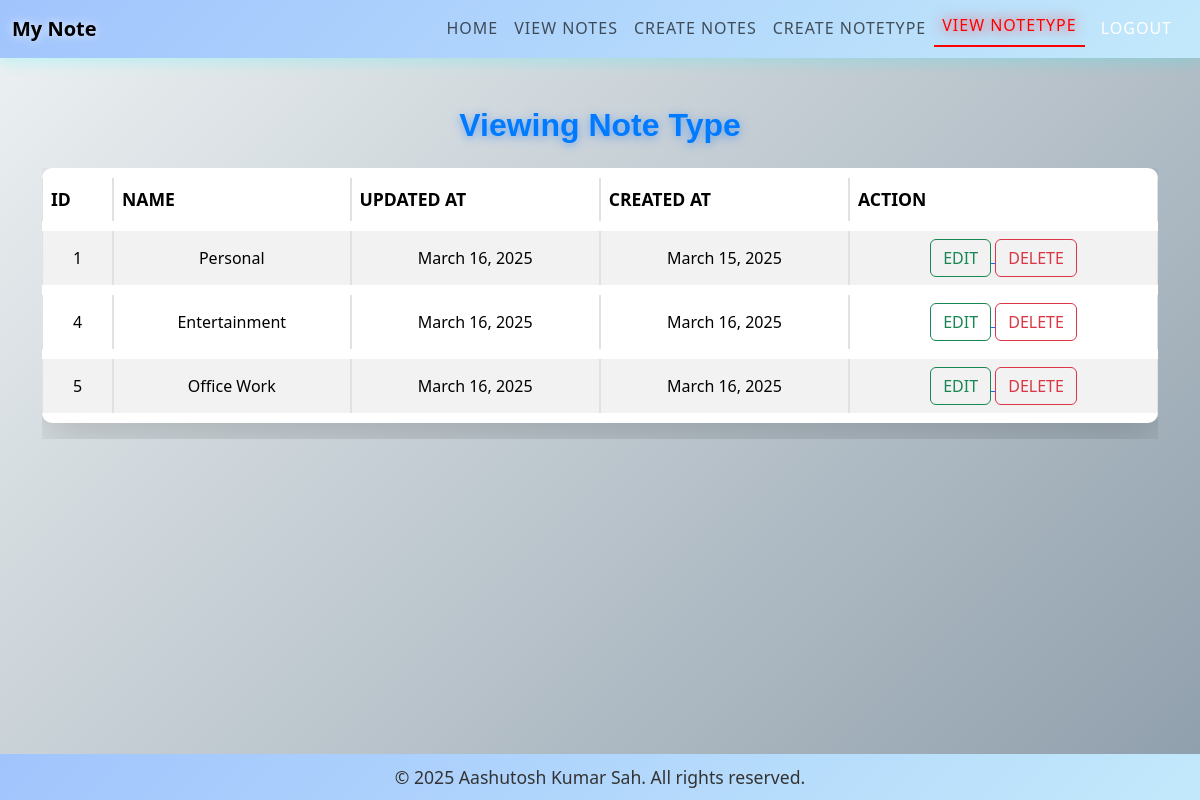
The page /view_notetype/ (signed in) on the database its author committed.
### base/models.py (models this page shows)
class NoteType(models.Model):
    name = models.CharField(max_length=200)
    created_at = models.DateField( auto_now_add=True)
    updated_at = models.DateField( auto_now=True)

### base/views.py (the view)
# urls.py: path('view_notetype/', view_notetype, name='view_notetype'),
@login_required
def view_notetype(request):
    note_type = NoteType.objects.all()
    return render(request, 'view_notetype.html', context={'NoteType': note_type})

### templates/view_notetype.html
{% include "header.html" %}
<div class="container mt-5">
    <h1 class="mb-4 text-center title">Viewing Note Type</h1>
    <div class="table-responsive">
        <table class="table table-striped table-bordered table-hover shadow-lg">
            <thead class="thead-light">
                <tr>
                    <th scope="col">Id</th>
                    <th scope="col">Name</th>
                    <th scope="col">Updated At</th>
                    <th scope="col">Created At</th>
                    <th scope="col">Action</th>
                </tr>
            </thead>
            <tbody>
                {% for i in NoteType %}
                    <tr>
                        <td>{{i.id}}</td>
                        <td>{{i.name}}</td>
                        <td>{{i.updated_at}}</td>
                        <td>{{i.created_at}}</td>
                        <td>
                            <a href="{% url 'edit_notetype' pk=i.id %}">
                                <button class="btn btn-outline-success">EDIT</button>
                            </a>
                            <a href="{% url 'delete_notetype' pk=i.id %}">
                                <button class="btn btn-outline-danger">DELETE</button>
                            </a>
                        </td>
                    </tr>
                {% endfor %}
            </tbody>
        </table>
    </div>
</div>
{% include "footer.html" %}

### templates/header.html (shortened to what this page needs)
{% load static %}
<!DOCTYPE html>
<html lang="en">
  <head>
    {% load static %}
    <link rel="stylesheet" href="{% static 'css/styles.css' %}">
    <link rel="stylesheet" href="https://cdn.jsdelivr.net/npm/bootstrap-icons/font/bootstrap-icons.css">
    <link
      href="https://cdn.jsdelivr.net/npm/bootstrap@5.3.3/dist/css/bootstrap.min.css"
      rel="stylesheet"
    />
  </head>
  <body>
    <nav class="navbar navbar-expand-lg">
        <div class="container-fluid">
            <a class="navbar-brand" href="{% url 'home' %}">My Note</a>
            <div class="collapse navbar-collapse" id="navbarNav">
                <ul class="navbar-nav ms-auto">
                    <li class="nav-item">
                        <a class="nav-link {% if request.resolver_match.url_name == 'home' %}active{% endif %}" href="{% url 'home' %}">Home</a>
                    </li>
                    <li class="nav-item">
                        <a class="nav-link {% if request.resolver_match.url_name == 'views_note' %}active{% endif %}" href="{% url 'views_note' %}">View Notes</a>
                    </li>
                    <li class="nav-item">
                        <a class="nav-link {% if request.resolver_match.url_name == 'create_notes' %}active{% endif %}" href="{% url 'create_notes' %}">Create Notes</a>
                    </li>
                    <li class="nav-item">
                        <a class="nav-link {% if request.resolver_match.url_name == 'create_notetype' %}active{% endif %}" href="{% url 'create_notetype' %}">Create Notetype</a>
                    </li>
                    <li class="nav-item">
                        <a class="nav-link {% if request.resolver_match.url_name == 'view_notetype' %}active{% endif %}" href="{% url 'view_notetype' %}">View Notetype</a>
                    </li>
                    {% if user.is_authenticated %}
                    <li class="nav-item">
                        <a class="nav-link btn btn-danger text-white px-3" href="{% url 'logout' %}">Logout</a>
                    </li>
                    {% endif %}
                </ul>
            </div>
        </div>
    </nav>

### templates/footer.html (shortened to what this page needs)
{% load static %}
<footer class="footer">
    <div class="container">
        <p>&copy; 2025 Aashutosh Kumar Sah. All rights reserved.</p>
    </div>
</footer>
  </body>
</html>

### static/css/styles.css (style rules this page uses)
body { font-family: 'Arial', sans-serif; margin: 0; padding: 0; background: #f4f7fc; color: #333; line-height: 1.6; }
.navbar { background: linear-gradient(135deg, #a1c4fd, #c2e9fb); padding: 12px 30px; box-shadow: 0 4px 15px rgba(0, 255, 255, 0.2); border-radius: 0; transition: all 0.3s ease-in-out; position: fixed; top: 0; left: 0; width: 100%; z-index: 1000; }
.navbar-brand { font-size: 2rem; font-weight: bold; color: #fff; text-shadow: 0px 0px 10px rgba(255, 255, 255, 0.9); transition: all 0.3s ease-in-out; }
.nav-link { color: white; font-size: 1.1rem; font-weight: 500; padding: 8px 15px; position: relative; transition: all 0.3s ease-in-out; text-transform: uppercase; letter-spacing: 1px; }
.nav-item .active { color: #ff0000 !important; text-shadow: 0 0 15px rgba(255, 0, 0, 1); border-bottom: 2px solid #ff0000; transform: translateY(-3px); }
.navbar-nav .nav-item { transform: translateY(-10px); opacity: 0; animation: slideIn 0.5s ease-in-out forwards; }
.navbar-nav .nav-item:nth-child(1) { animation-delay: 0.1s; }
.navbar-nav .nav-item:nth-child(2) { animation-delay: 0.2s; }
.navbar-nav .nav-item:nth-child(3) { animation-delay: 0.3s; }
.navbar-nav .nav-item:nth-child(4) { animation-delay: 0.4s; }
.navbar-nav .nav-item:nth-child(5) { animation-delay: 0.5s; }
body { margin: 0; padding: 0; min-height: 100vh; }
body { padding-top: 80px; }
body { font-family: 'Arial', sans-serif; margin: 0; padding: 0; background: linear-gradient(135deg, #e0f7fa, #f8f9fa, #e3ecff); color: #333; line-height: 1.6; min-height: 100vh; display: flex; flex-direction: column; }
h1, h2, h3 { color: #222; text-align: center; font-weight: bold; }
p { font-size: 1.1rem; color: #444; text-align: justify; }
.footer { background: linear-gradient(135deg, #a1c4fd, #c2e9fb); color: #fff; text-align: center; padding: 10px 0; width: 100%; font-size: 1rem; position: fixed; bottom: 0; display: flex; justify-content: center; align-items: center; }
.footer p { margin: 0; font-weight: 500; color: #333; display: flex; justify-content: center; align-items: center; }
:root { --primary-color: #00c6ff; --secondary-color: #0072ff; --accent-color: #ffcc00; --text-light: #ffffff; --text-dark: #222; --footer-bg: #0a0f1e; --bg-gradient: linear-gradient(135deg, #eef2f3, #8e9eab); }
body { font-family: 'Poppins', sans-serif; background: var(--bg-gradient); color: var(--text-dark); margin: 0; padding: 0; display: flex; flex-direction: column; min-height: 100vh; }
.title { font-size: 2rem; font-weight: bold; color: var(--secondary-color); text-shadow: 0px 2px 10px rgba(0, 114, 255, 0.5); }
.table { border-collapse: separate; border-spacing: 0 10px; box-shadow: 0 4px 12px rgba(0, 0, 0, 0.1); border-radius: 10px; background-color: #ffffff; overflow: hidden; }
th, td { padding: 12px; vertical-align: middle; text-align: center; }
th { background-color: #343a40; color: #fff; text-transform: uppercase; font-weight: bold; font-size: 1.1rem; }
.btn-outline-success, .btn-outline-danger { transition: all 0.3s ease-in-out; border-radius: 8px; font-weight: 600; }
.title { color: #007bff; font-family: 'Arial', sans-serif; font-weight: 600; font-size: 2rem; }
.table-responsive { margin-top: 20px; max-height: 500px; overflow-y: auto; }

### rows shown on the page
NoteType: id "1", name "Personal", updated_at "March 16, 2025", created_at "March 15, 2025"
NoteType: id "4", name "Entertainment", updated_at "March 16, 2025", created_at "March 16, 2025"
NoteType: id "5", name "Office Work", updated_at "March 16, 2025", created_at "March 16, 2025"
